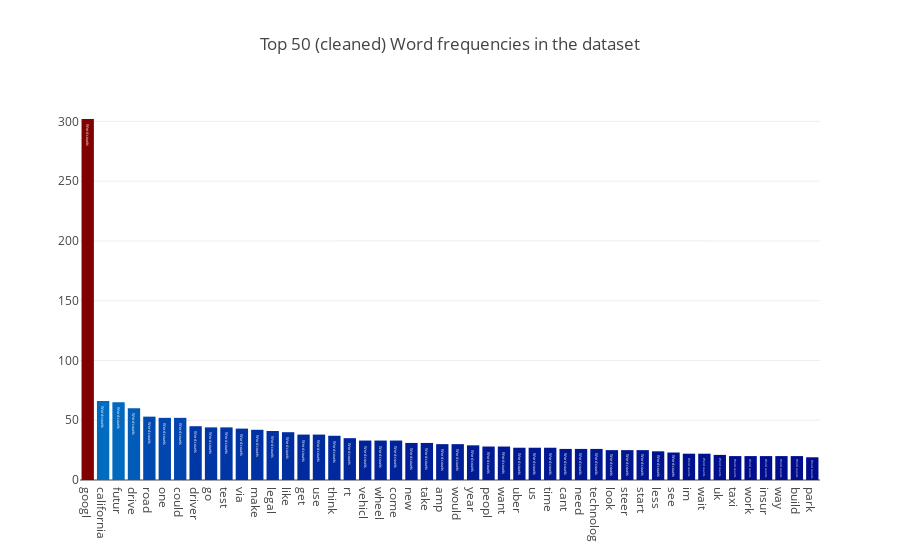

Here is the notebook cell this chart was saved with:
### Markdown cell above
## checking top 50 words after cleaning

### Code cell
all_words = clean_round2.str.split(expand=True).unstack().value_counts()
data = [go.Bar(
            x = all_words.index.values[2:50],
            y = all_words.values[2:50],
            marker= dict(colorscale='Jet',
                         color = all_words.values[2:100]
                        ),
            text='Word counts'
    )]

layout = go.Layout(
    title='Top 50 (cleaned) Word frequencies in the dataset'
)

fig = go.Figure(data=data, layout=layout)

py.iplot(fig, filename='basic-bar')

### Figure 1 — Plotly figure (JSON) as saved in the notebook; plotly's stock layout.template omitted (floating-point values rounded to 4 significant figures)
{"data": [{"marker": {"color": [302, 66, 65, 60, 53, 52, 52, 45, 44, 44, 43, 42, 41, 40, 38, 38, 37, 35, 33, 33, 33, 31, 31, 30, 30, 29, 28, 28, 27, 27, 27, 26, 26, 26, 25, 25, 25, 24, 23, 22, 22, 21, 20, 20, 20, 20, 20, 19, 19, 19, 19, 18, 18, 18, 18, 18, 18, 18, 18, 17, 17, 17, 17, 17, 17, 16, 16, 16, 16, 16, 16, 15, 15, 15, 14, 14, 14, 14, 14, 14, 14, 14, 14, 14, 14, 14, 14, 13, 13, 13, 13, 13, 13, 13, 13, 12, 12, 12], "colorscale": "Jet"}, "text": "Word counts", "type": "bar", "uid": "2080ef9b-6fe0-4984-bc39-1340df81e432", "x": ["googl", "california", "futur", "drive", "road", "one", "could", "driver", "go", "test", "via", "make", "legal", "like", "get", "use", "think", "rt", "vehicl", "wheel", "come", "new", "take", "amp", "would", "year", "peopl", "want", "uber", "us", "time", "cant", "need", "technolog", "look", "steer", "start", "less", "see", "im", "wait", "uk", "taxi", "work", "insur", "way", "build", "park"], "y": [302, 66, 65, 60, 53, 52, 52, 45, 44, 44, 43, 42, 41, 40, 38, 38, 37, 35, 33, 33, 33, 31, 31, 30, 30, 29, 28, 28, 27, 27, 27, 26, 26, 26, 25, 25, 25, 24, 23, 22, 22, 21, 20, 20, 20, 20, 20, 19]}], "layout": {"title": {"text": "Top 50 (cleaned) Word frequencies in the dataset"}}}
